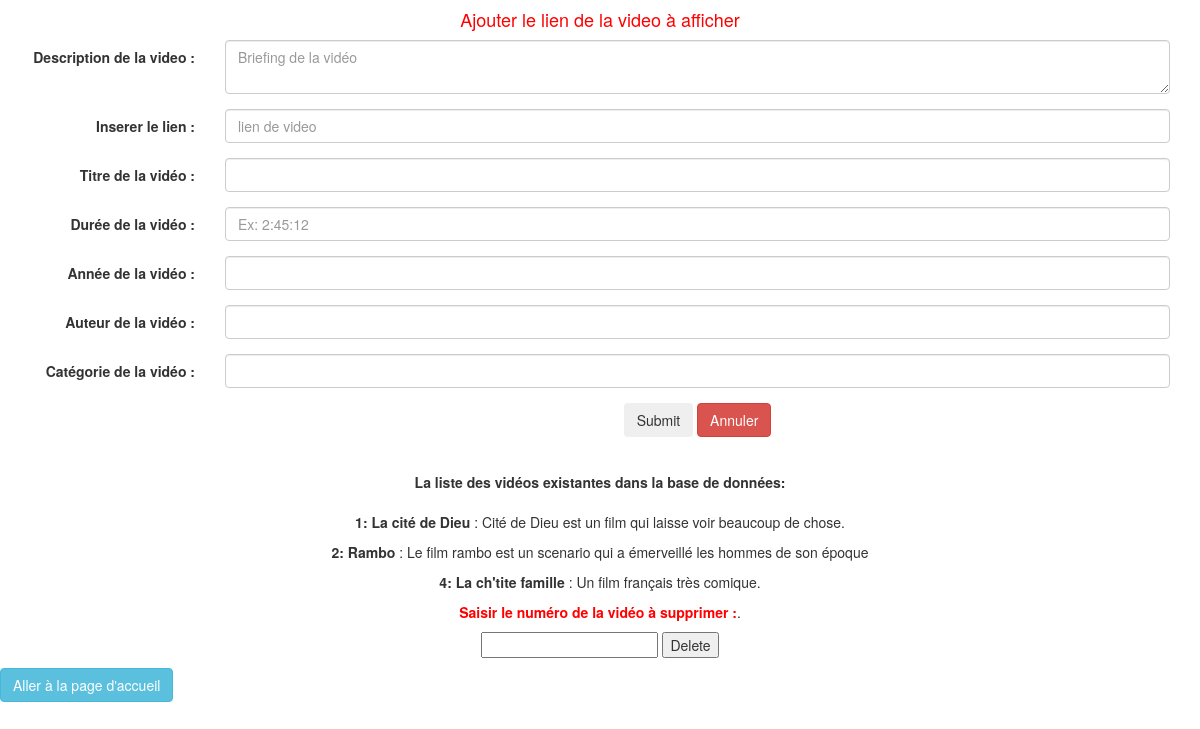
Page /CrudVideo.php on the committed database.
### tables this page shows
CREATE TABLE IF NOT EXISTS `video` (
  `id_video` int(11) NOT NULL AUTO_INCREMENT,
  `lien_video` varchar(255) NOT NULL,
  `description` text NOT NULL,
  `titre` varchar(200) NOT NULL,
  `duree` time NOT NULL,
  `annee` year(4) NOT NULL,
  `auteur` varchar(150) NOT NULL,
  `categorie` varchar(140) NOT NULL,
  PRIMARY KEY (`id_video`)
);

### CrudVideo.php (the view, shortened to what this page needs)
<?php
  include("connexion.php");
?>
<!DOCTYPE html>
<html lang="en">
<head>
  <link rel="stylesheet" href="https://maxcdn.bootstrapcdn.com/bootstrap/3.3.7/css/bootstrap.min.css">
</head>
<body>
<center>
         <div class="container">
             <h4 style="color:red">Ajouter le lien de la video à afficher</h4>
  <form class="form-horizontal" action="addVideos.php" method="POST">
    <div class="form-group">
      <label class="control-label col-sm-2" for="description">Description de la video :</label>
      <div class="col-sm-10">
        <textarea type="text" class="form-control" id="description" placeholder="Briefing de la vidéo" name="description"></textarea>
      </div>
    </div>
    <div class="form-group">
      <label class="control-label col-sm-2" for="lien">Inserer le lien :</label>
      <div class="col-sm-10">
        <input type="text" class="form-control" name="idVideo" placeholder="lien de video" required>
      </div>
    </div>
     <div class="form-group">
      <label class="control-label col-sm-2" for="lien">Titre de la vidéo :</label>
      <div class="col-sm-10">
        <input type="text" class="form-control" name="Vtitle" required>
      </div>
    </div>
    <div class="form-group">
      <label class="control-label col-sm-2" for="lien">Durée de la vidéo  :</label>
      <div class="col-sm-10">
        <input type="text" class="form-control" name="Vlength" placeholder="Ex: 2:45:12" required>
      </div>
    </div>
    <div class="form-group">
      <label class="control-label col-sm-2" for="lien">Année de la vidéo  :</label>
      <div class="col-sm-10">
        <input type="text" class="form-control" name="Vyear" required>
      </div>
    </div>
    <div class="form-group">
      <label class="control-label col-sm-2" for="lien">Auteur de la vidéo  :</label>
      <div class="col-sm-10">
        <input type="text" class="form-control" name="Vauthor">
      </div>
    </div>
    <div class="form-group">
      <label class="control-label col-sm-2" for="lien">Catégorie de la vidéo  :</label>
      <div class="col-sm-10">
        <input type="text" class="form-control" name="Vcategory">
      </div>
    </div>
    <div class="form-group">
      <div class="col-sm-offset-2 col-sm-10">
        <button type="submit" class="btn btn-succes">Submit</button>
        <a class="btn btn-danger" href="CrudVideo.php" role="button">Annuler</a>
      </div>
    </div>
  </form>
</div>
     <br>
       <strong>La liste des vidéos existantes dans la base de données: </strong> <br><br>
   <?php
  $reponse = $bdd->query('SELECT id_video, description, titre FROM video ');
    while ($donnees = $reponse-> fetch())
      {
          echo '<p><strong>' . $donnees['id_video'] .': '. htmlspecialchars($donnees['titre']) .'</strong> : ' . $donnees['description'] . '<br />';
      }
     ?>
     <p>
     <b style="color: red">Saisir le numéro de la vidéo à supprimer :</b>.<br />
    <form action="Delete.php" method="post">
  <p>
    <input type="number" name="num" />
    <input type="submit" value="Delete" />
  </p>
</form>
</center>
<a class="btn btn-info" href="index.php" role="button">Aller à la page d'accueil</a>
</body>
</html>

### rows in the picture
video: id_video "1", titre "La cité de Dieu", description "Cité de Dieu est un film qui laisse voir beaucoup de chose."
video: id_video "2", titre "Rambo", description "Le film rambo est un scenario qui a émerveillé les hommes de son époque"
video: id_video "4", titre "La ch'tite famille", description "Un film français très comique."
